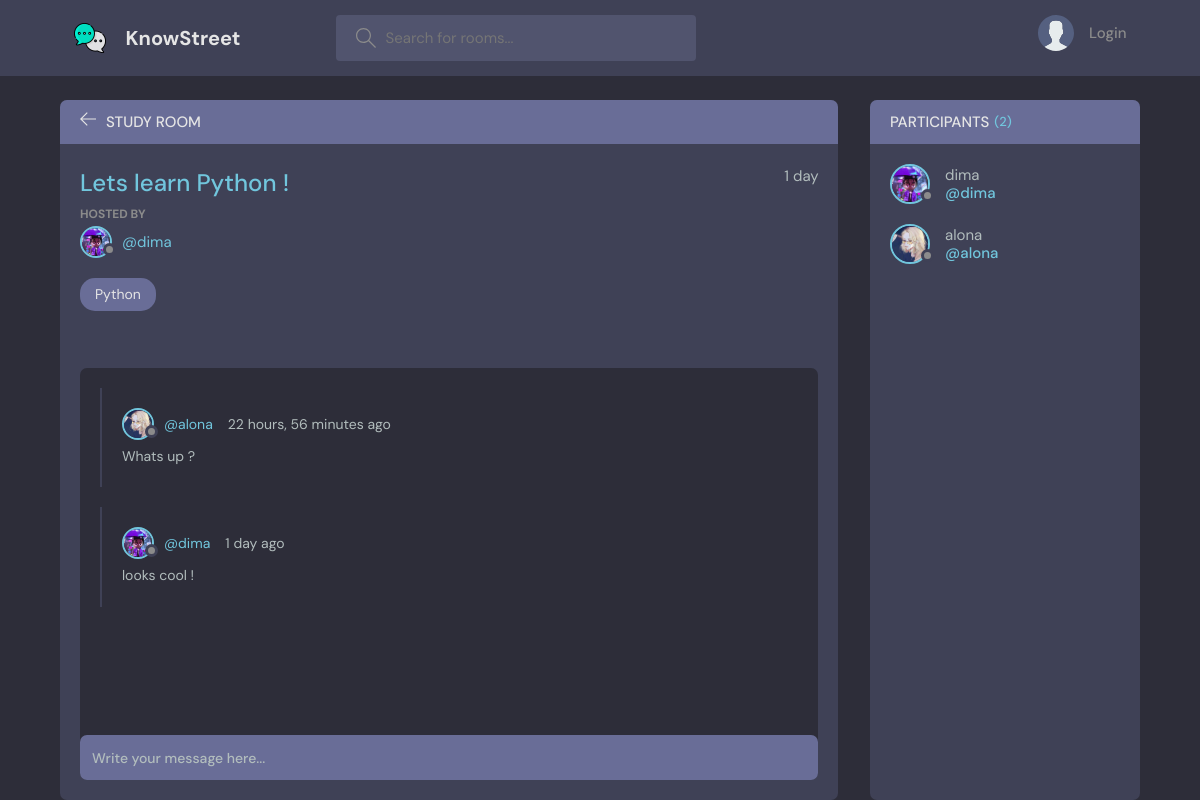
The page /room/1/ on the database its author committed.
### base/models.py (models this page shows, shortened)
class Room(models.Model):
    host = models.ForeignKey(User, on_delete=models.SET_NULL, null=True)
    topic = models.ForeignKey(Topic, on_delete=models.SET_NULL, null=True)
    name = models.CharField(max_length=200)
    description = models.TextField(null=True, blank=True)
    participants = models.ManyToManyField(User, related_name='partecipants', blank=True)
    updated = models.DateTimeField(auto_now=True)
    created = models.DateTimeField(auto_now_add=True)
    class Meta:
        ordering = ['-updated', '-created']

class User(AbstractUser):
    name = models.CharField(max_length=200, null=True)
    email = models.EmailField(unique=True, null=True)
    bio = models.TextField(null=True)
    avatar = models.ImageField(null=True, default="avatar.svg")
    USERNAME_FIELD = 'email'
    REQUIRED_FIELDS = []

class Topic(models.Model):
    name = models.CharField(max_length=200)
    def __str__(self):
        return self.name

class Message(models.Model):
    user = models.ForeignKey(User, on_delete=models.CASCADE)
    room = models.ForeignKey(Room, on_delete=models.CASCADE)
    body = models.TextField(null=True, blank=True)
    update = models.DateTimeField(auto_now=True)
    created = models.DateTimeField(auto_now_add=True)
    class Meta:
        ordering = ['-update', '-created']

### base/views.py (the view, shortened to what this page needs)
# urls.py: path('room/<int:pk>/', views.room, name='room'),
def room(request, pk):
    room = Room.objects.get(id=pk)
    room_messages = room.message_set.all()
    participants = room.participants.all()
    context = {'room': room, 'room_messages': room_messages, 'participants': participants}
    return render(request, 'base/room.html', context)

### base/templates/base/room.html (shortened to what this page needs)
{% extends 'main.html'%}
{% block content %}
    <main class="profile-page layout layout--2">
      <div class="container">
        <div class="room">
          <div class="room__top">
            <div class="room__topLeft">
              <a href="{% url 'home'%}">
                <svg version="1.1" xmlns="http://www.w3.org/2000/svg" width="32" height="32" viewBox="0 0 32 32">
                  <title>arrow-left</title>
                  <path
                    d="M13.723 2.286l-13.723 13.714 13.719 13.714 1.616-1.611-10.96-10.96h27.625v-2.286h-27.625l10.965-10.965-1.616-1.607z"
                  ></path>
                </svg>
              </a>
              <h3>Study Room</h3>
            </div>
          </div>
          <div class="room__box scroll">
            <div class="room__header scroll">
              <div class="room__info">
                <h3>{{room.name}}</h3>
                <span>{{room.created|timesince}}</span>
              </div>
              <div class="room__hosted">
                <p>Hosted By</p>
                <a href="{% url 'user-profile' room.host.id %}" class="room__author">
                  <div class="avatar avatar--small">
                    <img src="{{room.host.avatar.url}}" />
                  </div>
                  <span>@{{room.host.username}}</span>
                </a>
              </div>
              <span class="room__topics">{{room.topic}}</span>
            </div>
            <div class="room__conversation">
              <div class="threads scroll">
                {% for message in room_messages %}
                <div class="thread">
                  <div class="thread__top">
                    <div class="thread__author">
                      <a href="{% url 'user-profile' message.user.id %}" class="thread__authorInfo">
                        <div class="avatar avatar--small">
                          <img src="{{message.user.avatar.url}}" />
                        </div>
                        <span>@{{message.user.username}}</span>
                      </a>
                      <span class="thread__date">{{message.created|timesince}} ago</span>
                    </div>
                  </div>
                  <div class="thread__details">
                     {{message.body}}
                  </div>
                </div>
                {% endfor %}
              </div>
            </div>
          </div>
          <div class="room__message">
            <form action="#" method="POST">
              <input name="body" placeholder="Write your message here..." />
            </form>
          </div>
        </div>
        <div class="participants">
          <h3 class="participants__top">Participants <span>({{participants.count}})</span></h3>
          <div class="participants__list scroll">
            {% for user in participants %}
            <a href="{% url 'user-profile' user.id %}" class="participant">
              <div class="avatar avatar--medium">
                <img src="{{user.avatar.url}}" />
              </div>
              <p>
                {{user.username}}
                <span>@{{user.username}}</span>
              </p>
            </a>
            {% endfor %}
          </div>
        </div>
      </div>
    </main>
{% endblock content %}

### rows shown on the page
Room: name "Lets learn Python !", created "1 day", host.avatar (picture), host.username "dima", topic "Python"
Message: user.avatar (picture), user.username "alona", created "22 hours, 56 minutes", body "Whats up ?"
Message: user.avatar (picture), user.username "dima", created "1 day", body "looks cool !"
User: avatar (picture), username "dima"
User: avatar (picture), username "alona"

### other values the page prints
{{ participants.count }} "2"
